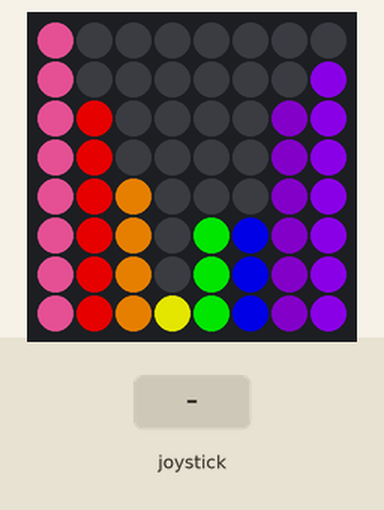
The program below on a simulated Raspberry Pi (BCM pin numbers) with a Sense HAT. Parts: the Sense HAT's 8×8 RGB LED matrix. The inputs (shaded band) are chosen by the test bench. Dim RGB values are drawn brighter than linear; random numbers come from a fixed seed; threads take turns every 2 ms.

Above: at 1.2 s.
1.3 s: joystick pushed left
At 1.74 s:
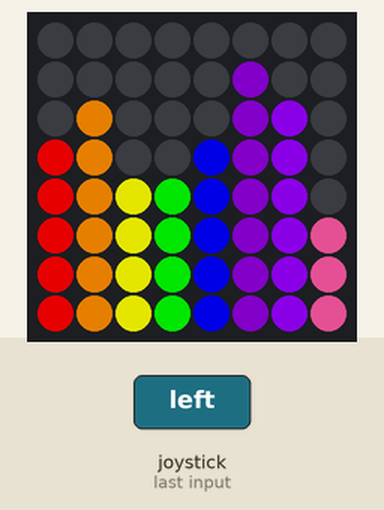
3.0 s: joystick pushed right
At 3.14 s:
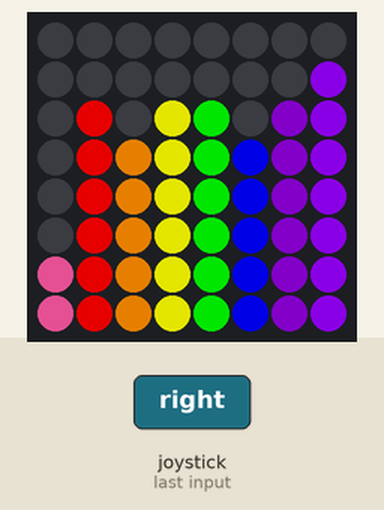

The program:

sense-hat-visualizer.py
```python
import time
import threading
import random
from collections import deque

from sense_hat import SenseHat, ACTION_PRESSED, ACTION_HELD, ACTION_RELEASED

# Color config
BACKGROUND_COLOR = (0, 0, 0)
RAINBOW_COLOR = deque([
    (143, 0, 255), (75, 0, 130),
    (0, 0, 255), (0, 255, 0),
    (255, 255, 0), (255, 127, 0),
    (255, 0, 0), (243, 64, 147)
])

# Sense config
SENSE = SenseHat()
SENSE_DEFAULT_ROTATION = 180 # Default rotation, set_rotation
SENSE_LOW_LIGHT = True # Default brightness, low_light
SENSE_LED_UPDATE_INTERVAL = 0.125 # Default LED update speed

# Add or subtract integer.
def switch_values(height_set):
    for index, value in enumerate(height_set):
        if value >= 8:
            height_set[index] = value - random.randint(2, 3)
        elif value <= 1:
            height_set[index] = value + random.randint(1, 2)
        else:
            if bool(random.getrandbits(1)):
                height_set[index] = value + 1
            else:
                height_set[index] = value - 1

    return height_set

# Create matrix set.
def create_matrix(color_set, horizon_start_height):
    matrix_set = SENSE.get_pixels()

    for hori in range(8):
        color = color_set[hori]
        vert_offset = 0

        for vert in range(8):
           if horizon_start_height[hori] > vert:
               matrix_set[hori + (vert * 8)] = color
           else:
               matrix_set[hori + (vert * 8)] = BACKGROUND_COLOR

    return (matrix_set, horizon_start_height)

# Apply matrix set to sense.
def apply_matrix(color_set=RAINBOW_COLOR):
    global SENSE_LED_UPDATE_INTERVAL
    horizon_start_height = [random.randint(1, 8) for i in range(8)]

    while True:
        horizon_start_height = switch_values(horizon_start_height)
        matrix, horizon_start_height = create_matrix(color_set, horizon_start_height)

        SENSE.set_pixels(matrix)
        time.sleep(SENSE_LED_UPDATE_INTERVAL)

# Get event and apply action to sense.
def apply_joystick_event():
    global SENSE_LED_UPDATE_INTERVAL
    sense_current_rotation = SENSE_DEFAULT_ROTATION

    while True:
        for event in SENSE.stick.get_events():
            # On pressed
            if event.action == ACTION_PRESSED:
                # Right direction
                if event.direction == "right":
                    RAINBOW_COLOR.rotate(-1)
                # Left direction
                elif event.direction == "left":
                    RAINBOW_COLOR.rotate(1)
                # Middle direction
                elif event.direction == "middle" and event.action == ACTION_PRESSED:
                    if sense_current_rotation >= 0 and sense_current_rotation < 270:
                        sense_current_rotation += 90
                        SENSE.set_rotation(sense_current_rotation)
                    else:
                        sense_current_rotation = 0
                        SENSE.set_rotation(sense_current_rotation)
                # Up direction
                elif event.direction == "up":
                    if SENSE_LED_UPDATE_INTERVAL <= 1.000:
                        SENSE_LED_UPDATE_INTERVAL += 0.125
                # DOWN direction
                elif event.direction == "down":
                    if SENSE_LED_UPDATE_INTERVAL > 0.125:
                        SENSE_LED_UPDATE_INTERVAL -= 0.125

        time.sleep(0.2) # Need sleep to prevent overhead.

if __name__ == '__main__':
    SENSE.set_rotation(SENSE_DEFAULT_ROTATION)
    SENSE.low_light = SENSE_LOW_LIGHT
    SENSE.clear()

    try:
        t_matrix = threading.Thread(target=apply_matrix)
        t_joystick = threading.Thread(target=apply_joystick_event)

        t_joystick.daemon = True # Demonize joystick event function

        t_joystick.start()
        t_matrix.start()
    except Exception as e:
        print(e)
```
